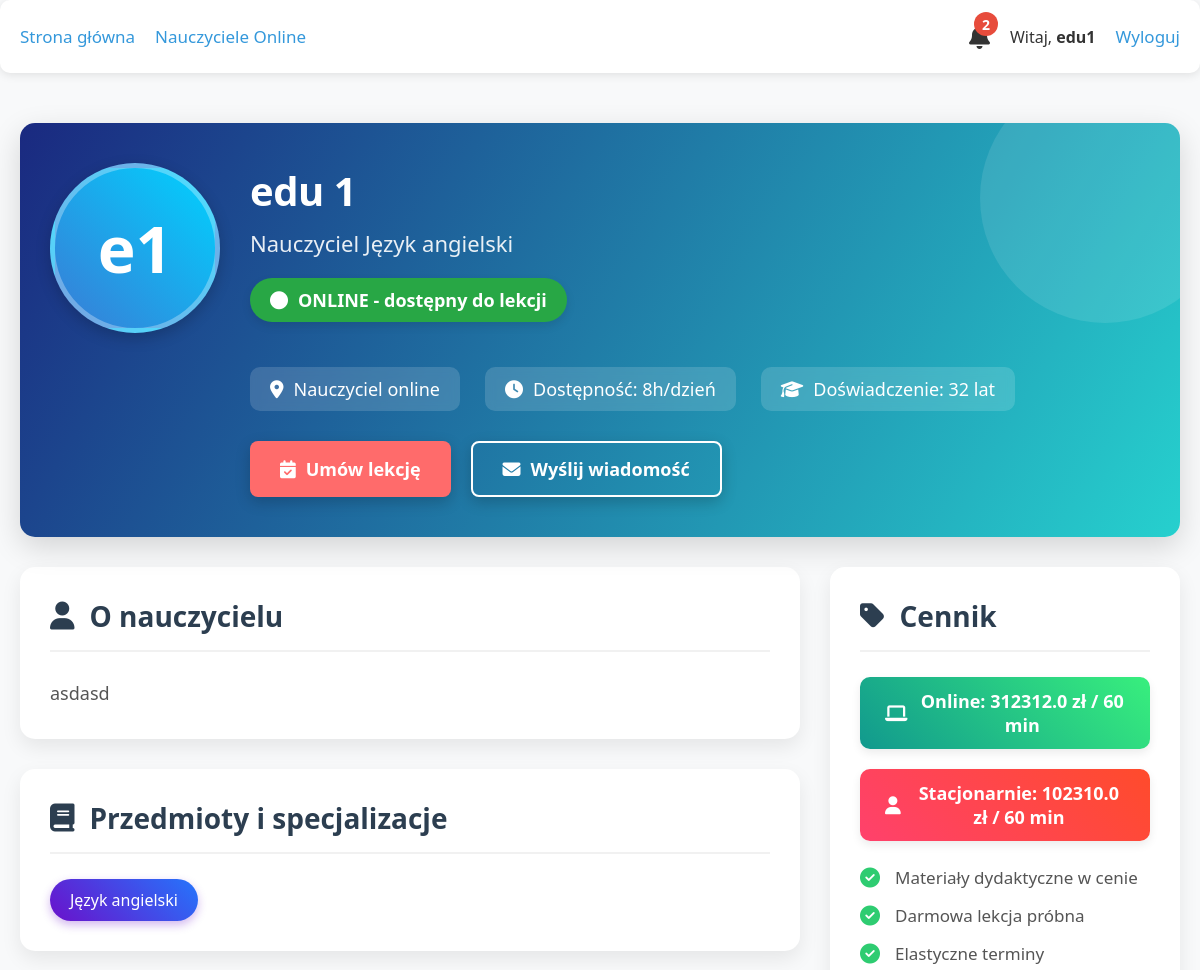
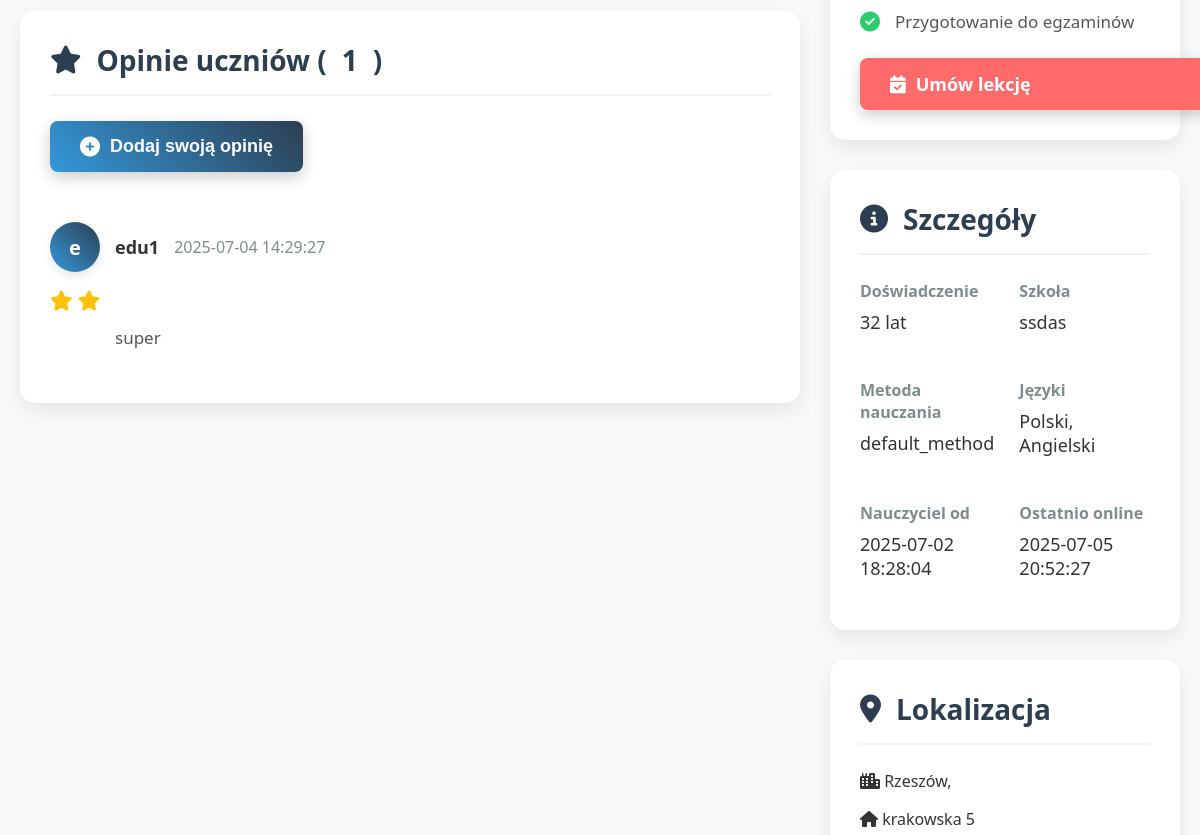
/teacher_profile/3 (signed in, upper part), run on an earlier commit of the app's database (2 pictures, top to bottom).
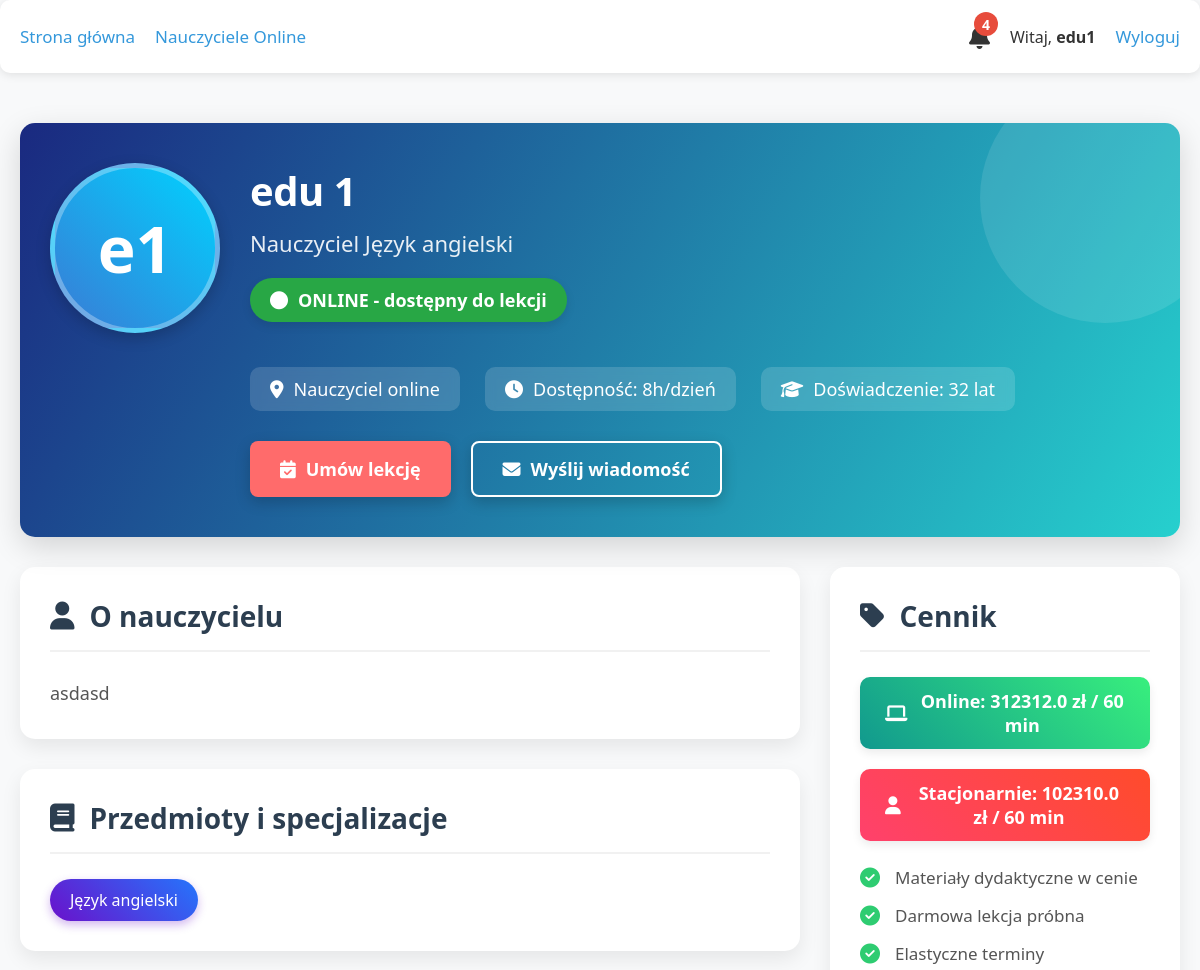
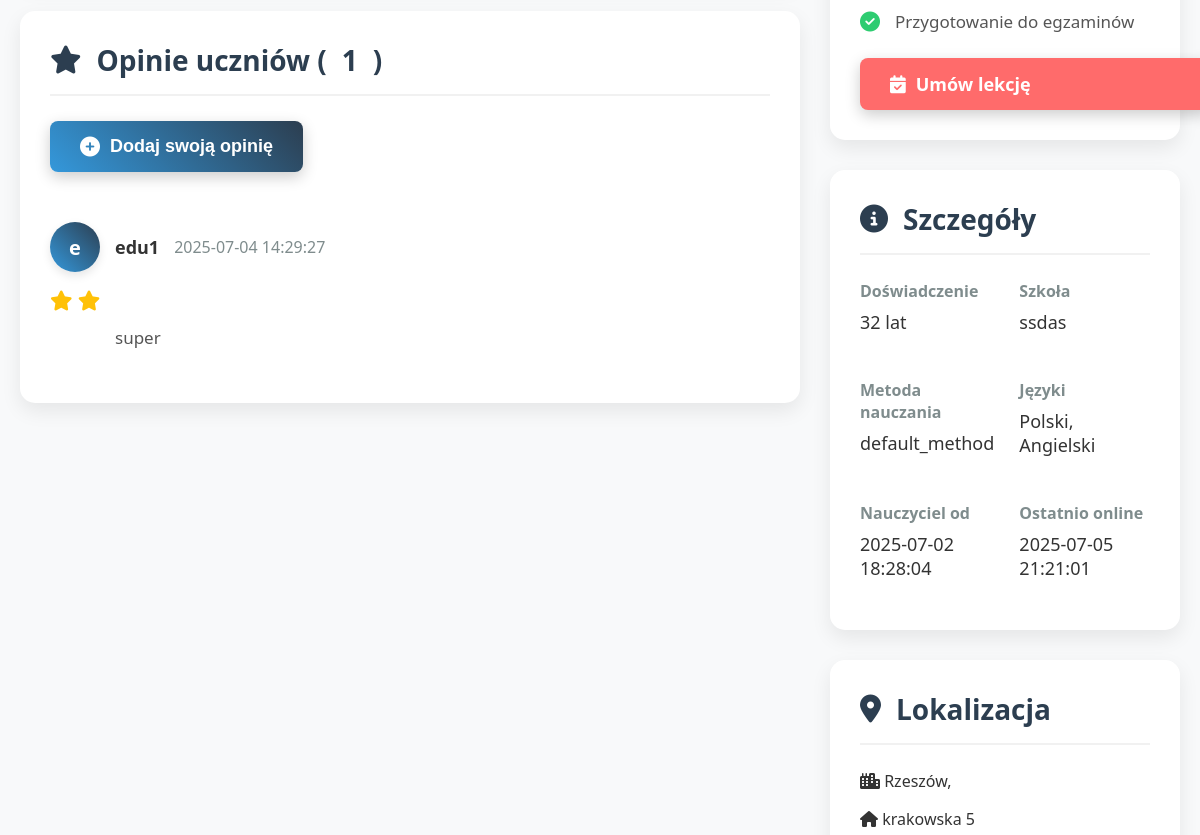
And on a later commit of the database (2 pictures, top to bottom).
### tables this page shows
CREATE TABLE users (
                id INTEGER PRIMARY KEY AUTOINCREMENT,
                username TEXT UNIQUE NOT NULL,
                email TEXT UNIQUE NOT NULL,
                hash TEXT NOT NULL,
                role INTEGER DEFAULT 0,
                voivodeship TEXT,
                regional_teacher_id INTEGER,
                first_name TEXT,
                last_name TEXT,
                phone TEXT,
                school TEXT,
                subjects TEXT,
                experience_years INTEGER,
                bio TEXT,
                profile_picture TEXT,
                created_at TIMESTAMP DEFAULT CURRENT_TIMESTAMP,
                is_online INTEGER DEFAULT 0,
                last_online TIMESTAMP,
                teaching_modes TEXT DEFAULT 'online',
                availability_hours INTEGER DEFAULT 8,
                parental_email TEXT,
                password_setup_token TEXT,
                token_expiry TIMESTAMP,
                password_reset_token TEXT,
                password_reset_expiry TIMESTAMP,
                tmethod TEXT DEFAULT 'default_method'
            );

### app.py (the view)
@app.route("/teacher_profile/<int:teacher_id>")
def teacher_profile(teacher_id):
    if "user_id" not in session:
        flash("Musisz być zalogowany, aby przeglądać profile nauczycieli", "error")
        return redirect(url_for("login"))
    db = get_db()
    teacher = db.execute("""
        SELECT u.*, p.city, p.address, p.lat, p.lng,
               rt.username as regional_teacher_name
        FROM users u
        LEFT JOIN pins p ON u.id = p.created_by
        LEFT JOIN users rt ON u.regional_teacher_id = rt.id
        WHERE u.id = ? AND u.role IN (?, ?)
    """, (teacher_id, ROLE_TEACHER, ROLE_REGIONAL_TEACHER)).fetchone()
    if not teacher:
        flash("Nauczyciel nie istnieje", "error")
        return redirect(url_for("index"))
    teacher = row_to_dict(teacher)
    availability = {}
    availability_rows = db.execute("""
        SELECT day_of_week, start_time, end_time, is_available, teaching_mode
        FROM teacher_availability
        WHERE teacher_id = ?
    """, (teacher_id,)).fetchall()
    for row in availability_rows:
        day = row['day_of_week']
        time_slot = f"{row['start_time']} - {row['end_time']}"
        if day not in availability:
            availability[day] = {}
        availability[day][time_slot] = {
            'available': row['is_available'],
            'mode': row['teaching_mode']
        }
    reviews = []
    if db:
        reviews = db.execute("""
            SELECT r.*, u.username as student_name
            FROM reviews r
            JOIN users u ON r.student_id = u.id
            WHERE r.teacher_id = ?
            ORDER BY r.created_at DESC
        """, (teacher_id,)).fetchall()
        reviews = rows_to_dict_list(reviews)
    pricing = db.execute("""
        SELECT price_online, price_in_person
        FROM teacher_pricing
        WHERE teacher_id = ?
    """, (teacher_id,)).fetchone()
    if not pricing:
        pricing = {"price_online": "brak danych", "price_in_person": "brak danych"}
    unread_notifications = 0
    if 'user_id' in session:
        user_id = session['user_id']
        unread_notifications = db.execute("""
                SELECT COUNT(*) as count
                FROM notifications
                WHERE user_id = ? AND is_read = 0
            """, (user_id,)).fetchone()["count"]
    return render_template("teacher_profile.html",
                           teacher=teacher,
                           availability=availability,
                           reviews=reviews,
                           time_slots=generate_time_slots(),
                           datetime=datetime,
                           pricing=pricing,
                           logged_in='user_id' in session,
                           session=session,
                           unread_notifications=unread_notifications)

### app.py (called while the page is built)
def get_db():
    db = getattr(g, '_database', None)
    if db is None:
        db = g._database = sqlite3.connect(DATABASE)
        db.row_factory = sqlite3.Row
    return db

@app.template_filter('format_datetime')
def format_datetime(value, format='%d.%m.%Y %H:%M'):
    if value is None:
        return ""
    try:
        return value.strftime(format)
    except AttributeError:
        return value

@app.teardown_appcontext
def close_connection(exception):
    db = getattr(g, '_database', None)
    if db is not None:
        db.close()

def row_to_dict(row):
    return dict(row) if row else None

def rows_to_dict_list(rows):
    return [dict(row) for row in rows] if rows else []

@app.context_processor
def utility_processor():
    return dict(
        get_day_name=get_day_name,
        get_role_name=get_role_name,
        datetime=datetime,
        timedelta=timedelta,
        format_time_slot=format_time_slot
    )

@app.template_filter('format_date')
def format_date(value):
    if value is None:
        return "Nieznana"
    try:
        dt = datetime.strptime(value, '%Y-%m-%d')
        return dt.strftime('%d.%m.%Y')
    except:
        return value

### templates/teacher_profile.html (shortened to what the changed rows need)
<!DOCTYPE html>
<html lang="pl">
<head>
    <link rel="stylesheet" href="https://cdnjs.cloudflare.com/ajax/libs/font-awesome/6.4.0/css/all.min.css">
</head>
<body>
    <div class="nav">
        <div class="nav-right">
            {% if logged_in %}
                <div class="notification-icon">
                    <i class="fas fa-bell"></i>
                    {% if unread_notifications > 0 %}
                        <span class="notification-badge">{{ unread_notifications }}</span>
                    {% endif %}
                </div>
            {% else %}
                <a href="{{ url_for('login') }}">Logowanie</a>
                <a href="{{ url_for('register') }}">Rejestracja</a>
            {% endif %}
        </div>
    </div>
    <div class="container">
        <div class="profile-header">
            <div class="avatar-container">
                <div class="teacher-avatar">
                    {{ teacher.first_name[0] }}{{ teacher.last_name[0] }}
                </div>
            </div>
            <div class="profile-info">
                <h1 class="teacher-name">{{ teacher.first_name }} {{ teacher.last_name }}</h1>
                <div class="teacher-title">Nauczyciel {{ teacher.subjects.split(', ')[0] }}</div>
                <div class="status-badge">
                    <i class="fas fa-circle"></i> ONLINE - dostępny do lekcji
                </div>
                <div class="contact-info">
                    <div class="contact-item">
                        <i class="fas fa-map-marker-alt"></i>
                        {% if teacher.voivodeship %}
                            {{ teacher.voivodeship }}{% if teacher.city %}, {{ teacher.city }}{% endif %}
                        {% else %}
                            Nauczyciel online
                        {% endif %}
                    </div>
                    <div class="contact-item">
                        <i class="fas fa-clock"></i>
                        Dostępność: {{ teacher.availability_hours }}h/dzień
                    </div>
                    <div class="contact-item">
                        <i class="fas fa-graduation-cap"></i>
                        Doświadczenie: {{ teacher.experience_years }} lat
                    </div>
                </div>
                <div class="profile-actions">
                    <a href="{{ url_for('book_teacher', teacher_id=teacher.id) }}" class="btn btn-primary">
                    </a>
                    <a href="#" class="btn btn-outline">
                    </a>
                </div>
            </div>
        </div>
        <div class="profile-content">
            <div class="main-content">
                <div class="section">
                    <h2 class="section-title"><i class="fas fa-user"></i> O nauczycielu</h2>
                    <div class="about-content">
                        {{ teacher.bio or "Nauczyciel nie dodał jeszcze opisu swojego profilu." }}
                    </div>
                </div>
                <div class="section">
                    <h2 class="section-title"><i class="fas fa-book"></i> Przedmioty i specjalizacje</h2>
                    <div class="subjects-list">
                        {% for subject in teacher.subjects.split(', ') %}
                        <div class="subject-tag">{{ subject }}</div>
                        {% endfor %}
                    </div>
                </div>
                <div class="section">
                    <h2 class="section-title"><i class="fas fa-star"></i> Opinie uczniów (<span id="reviews-count">{{ reviews|length }}</span>)</h2>
                </div>
            </div>
            <div class="sidebar">
                <div class="section booking-card">
                    <h2 class="section-title"><i class="fas fa-tag"></i> Cennik</h2>
                </div>
                <div class="section">
                    <h2 class="section-title"><i class="fas fa-info-circle"></i> Szczegóły</h2>
                    <div class="info-grid">
                        <div class="info-item">
                            <div class="info-label">Doświadczenie</div>
                            <div class="info-value">{{ teacher.experience_years }} lat</div>
                        </div>
                        <div class="info-item">
                            <div class="info-label">Szkoła</div>
                            <div class="info-value">{{ teacher.school or 'Nie podano' }}</div>
                        </div>
                        <div class="info-item">
                            <div class="info-label">Metoda nauczania</div>
                            <div class="info-value">{{ teacher.tmethod or 'Tradycyjna' }}</div>
                        </div>
                        <div class="info-item">
                            <div class="info-label">Nauczyciel od</div>
                            <div class="info-value">{{ teacher.created_at|format_date }}</div>
                        </div>
                        <div class="info-item">
                            <div class="info-label">Ostatnio online</div>
                            <div class="info-value">{{ teacher.last_online|format_datetime }}</div>
                        </div>
                    </div>
                </div>
                <div class="section">
                    <h2 class="section-title"><i class="fas fa-map-marker-alt"></i> Lokalizacja</h2>
                </div>
            </div>
        </div>
    </div>
</body>
</html>

What changed in the data, as far as the page shows it:
changed users "Język angielski": last_online "2025-07-05 20:52:27" → "2025-07-05 21:21:01"
Also different on the page:
{{ unread_notifications }}: "2" → "4"
